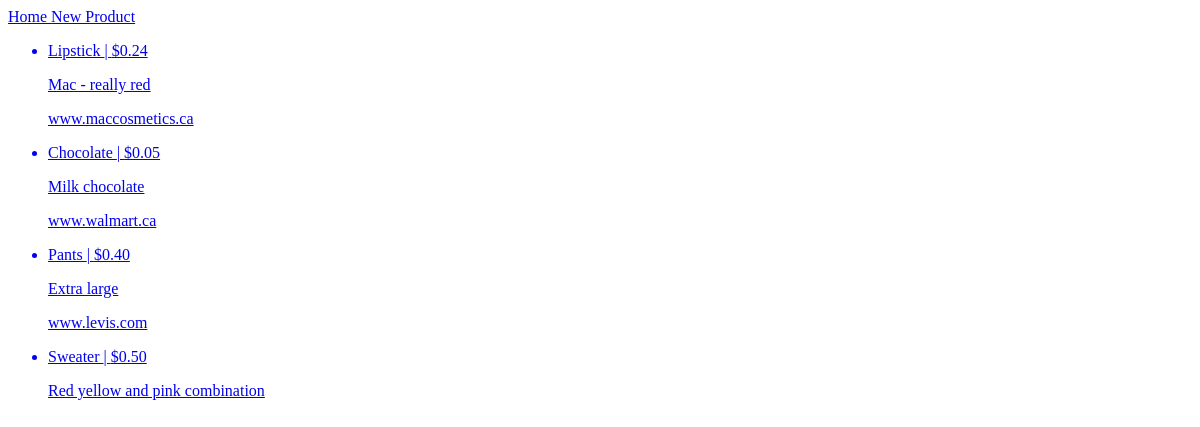
/home/, run on an earlier commit of the app's database.
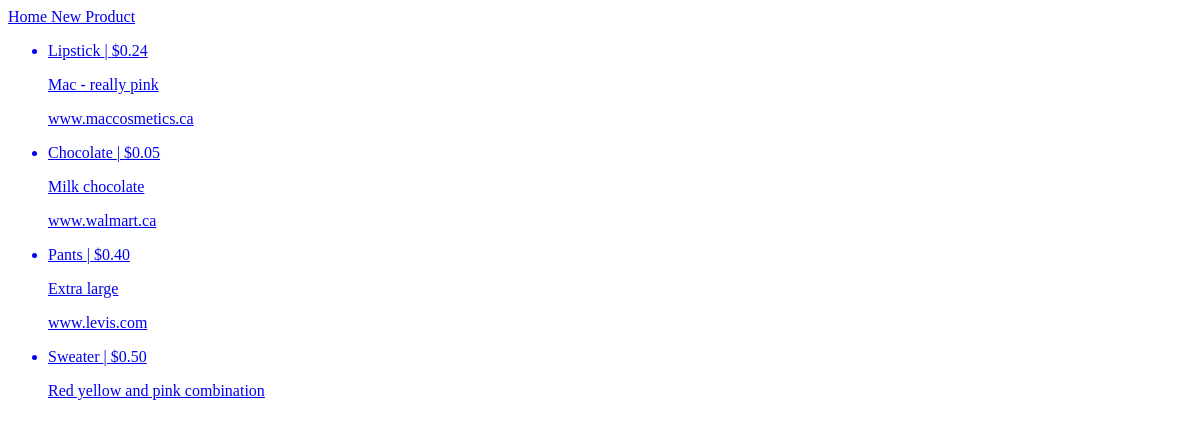
And on a later commit of the database.
### rainforest/models.py (models this page shows, shortened)
class Product(models.Model):
    name = models.CharField(max_length = 255)
    description = models.TextField(validators=[MinLengthValidator(10), MaxLengthValidator(500)])
    price = models.IntegerField()
    url = models.CharField(max_length  = 255)
    def price_in_dollars(self):
        dollars = self.price / 100
        return "${:.2f}".format(dollars)

### rainforest/views.py (the view)
# urls.py: path('home/', home_page, name = 'home'),
def home_page(request):
    context = {'products': Product.objects.all()}
    response = render(request, 'index.html', context)
    return HttpResponse(response)

### rainforest/templates/index.html (shortened to what this page needs)
{% extends 'base.html' %}
{% block content %}
<!DOCTYPE html>
<html lang="en" dir="ltr">
  <head>
  </head>
  <body>
    {% for product in products %}
    <a href= "{% url 'product_details' id=product.pk %}">
      <ul>
        <li>
          {{ product.name }} | {{product.price_in_dollars}}
          <p>{{ product.description }}</p>
          <p>{{ product.url }}</p>
        </li>
      </ul>
    </a>
    {% endfor %}
  </body>
</html>
{% endblock %}

What changed in the data, as far as the page shows it:
changed Product "Lipstick": description "Mac - really red" → "Mac - really pink"
